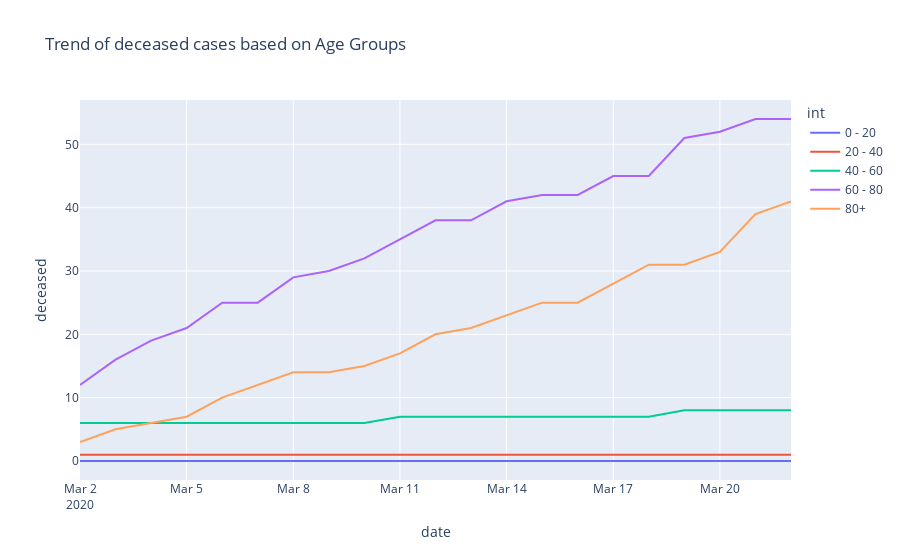

The code cell stored with this chart in its notebook:
### Code cell
fig4 = px.line(df_p, x="date", y="deceased", color="int",
              line_group="int", hover_name="int",title="Trend of deceased cases based on Age Groups ")
fig4.show()

### Figure 1 — Plotly figure (JSON) as saved in the notebook; plotly's stock layout.template omitted (floating-point values rounded to 4 significant figures)
{"data": [{"hoverlabel": {"namelength": 0}, "hovertemplate": "<b>%{hovertext}</b><br><br>int=0 - 20<br>date=%{x}<br>deceased=%{y}", "hovertext": ["0 - 20", "0 - 20", "0 - 20", "0 - 20", "0 - 20", "0 - 20", "0 - 20", "0 - 20", "0 - 20", "0 - 20", "0 - 20", "0 - 20", "0 - 20", "0 - 20", "0 - 20", "0 - 20", "0 - 20", "0 - 20", "0 - 20", "0 - 20", "0 - 20"], "legendgroup": "0 - 20", "line": {"color": "#636efa", "dash": "solid"}, "mode": "lines", "name": "0 - 20", "showlegend": true, "type": "scatter", "x": ["2020-03-02", "2020-03-03", "2020-03-04", "2020-03-05", "2020-03-06", "2020-03-07", "2020-03-08", "2020-03-09", "2020-03-10", "2020-03-11", "2020-03-12", "2020-03-13", "2020-03-14", "2020-03-15", "2020-03-16", "2020-03-17", "2020-03-18", "2020-03-19", "2020-03-20", "2020-03-21", "2020-03-22"], "xaxis": "x", "y": [0, 0, 0, 0, 0, 0, 0, 0, 0, 0, 0, 0, 0, 0, 0, 0, 0, 0, 0, 0, 0], "yaxis": "y"}, {"hoverlabel": {"namelength": 0}, "hovertemplate": "<b>%{hovertext}</b><br><br>int=20 - 40<br>date=%{x}<br>deceased=%{y}", "hovertext": ["20 - 40", "20 - 40", "20 - 40", "20 - 40", "20 - 40", "20 - 40", "20 - 40", "20 - 40", "20 - 40", "20 - 40", "20 - 40", "20 - 40", "20 - 40", "20 - 40", "20 - 40", "20 - 40", "20 - 40", "20 - 40", "20 - 40", "20 - 40", "20 - 40"], "legendgroup": "20 - 40", "line": {"color": "#EF553B", "dash": "solid"}, "mode": "lines", "name": "20 - 40", "showlegend": true, "type": "scatter", "x": ["2020-03-02", "2020-03-03", "2020-03-04", "2020-03-05", "2020-03-06", "2020-03-07", "2020-03-08", "2020-03-09", "2020-03-10", "2020-03-11", "2020-03-12", "2020-03-13", "2020-03-14", "2020-03-15", "2020-03-16", "2020-03-17", "2020-03-18", "2020-03-19", "2020-03-20", "2020-03-21", "2020-03-22"], "xaxis": "x", "y": [1, 1, 1, 1, 1, 1, 1, 1, 1, 1, 1, 1, 1, 1, 1, 1, 1, 1, 1, 1, 1], "yaxis": "y"}, {"hoverlabel": {"namelength": 0}, "hovertemplate": "<b>%{hovertext}</b><br><br>int=40 - 60<br>date=%{x}<br>deceased=%{y}", "hovertext": ["40 - 60", "40 - 60", "40 - 60", "40 - 60", "40 - 60", "40 - 60", "40 - 60", "40 - 60", "40 - 60", "40 - 60", "40 - 60", "40 - 60", "40 - 60", "40 - 60", "40 - 60", "40 - 60", "40 - 60", "40 - 60", "40 - 60", "40 - 60", "40 - 60"], "legendgroup": "40 - 60", "line": {"color": "#00cc96", "dash": "solid"}, "mode": "lines", "name": "40 - 60", "showlegend": true, "type": "scatter", "x": ["2020-03-02", "2020-03-03", "2020-03-04", "2020-03-05", "2020-03-06", "2020-03-07", "2020-03-08", "2020-03-09", "2020-03-10", "2020-03-11", "2020-03-12", "2020-03-13", "2020-03-14", "2020-03-15", "2020-03-16", "2020-03-17", "2020-03-18", "2020-03-19", "2020-03-20", "2020-03-21", "2020-03-22"], "xaxis": "x", "y": [6, 6, 6, 6, 6, 6, 6, 6, 6, 7, 7, 7, 7, 7, 7, 7, 7, 8, 8, 8, 8], "yaxis": "y"}, {"hoverlabel": {"namelength": 0}, "hovertemplate": "<b>%{hovertext}</b><br><br>int=60 - 80<br>date=%{x}<br>deceased=%{y}", "hovertext": ["60 - 80", "60 - 80", "60 - 80", "60 - 80", "60 - 80", "60 - 80", "60 - 80", "60 - 80", "60 - 80", "60 - 80", "60 - 80", "60 - 80", "60 - 80", "60 - 80", "60 - 80", "60 - 80", "60 - 80", "60 - 80", "60 - 80", "60 - 80", "60 - 80"], "legendgroup": "60 - 80", "line": {"color": "#ab63fa", "dash": "solid"}, "mode": "lines", "name": "60 - 80", "showlegend": true, "type": "scatter", "x": ["2020-03-02", "2020-03-03", "2020-03-04", "2020-03-05", "2020-03-06", "2020-03-07", "2020-03-08", "2020-03-09", "2020-03-10", "2020-03-11", "2020-03-12", "2020-03-13", "2020-03-14", "2020-03-15", "2020-03-16", "2020-03-17", "2020-03-18", "2020-03-19", "2020-03-20", "2020-03-21", "2020-03-22"], "xaxis": "x", "y": [12, 16, 19, 21, 25, 25, 29, 30, 32, 35, 38, 38, 41, 42, 42, 45, 45, 51, 52, 54, 54], "yaxis": "y"}, {"hoverlabel": {"namelength": 0}, "hovertemplate": "<b>%{hovertext}</b><br><br>int=80+<br>date=%{x}<br>deceased=%{y}", "hovertext": ["80+", "80+", "80+", "80+", "80+", "80+", "80+", "80+", "80+", "80+", "80+", "80+", "80+", "80+", "80+", "80+", "80+", "80+", "80+", "80+", "80+"], "legendgroup": "80+", "line": {"color": "#FFA15A", "dash": "solid"}, "mode": "lines", "name": "80+", "showlegend": true, "type": "scatter", "x": ["2020-03-02", "2020-03-03", "2020-03-04", "2020-03-05", "2020-03-06", "2020-03-07", "2020-03-08", "2020-03-09", "2020-03-10", "2020-03-11", "2020-03-12", "2020-03-13", "2020-03-14", "2020-03-15", "2020-03-16", "2020-03-17", "2020-03-18", "2020-03-19", "2020-03-20", "2020-03-21", "2020-03-22"], "xaxis": "x", "y": [3, 5, 6, 7, 10, 12, 14, 14, 15, 17, 20, 21, 23, 25, 25, 28, 31, 31, 33, 39, 41], "yaxis": "y"}], "layout": {"legend": {"title": {"text": "int"}, "tracegroupgap": 0}, "title": {"text": "Trend of deceased cases based on Age Groups "}, "xaxis": {"anchor": "y", "domain": [0, 1], "title": {"text": "date"}}, "yaxis": {"anchor": "x", "domain": [0, 1], "title": {"text": "deceased"}}}}
